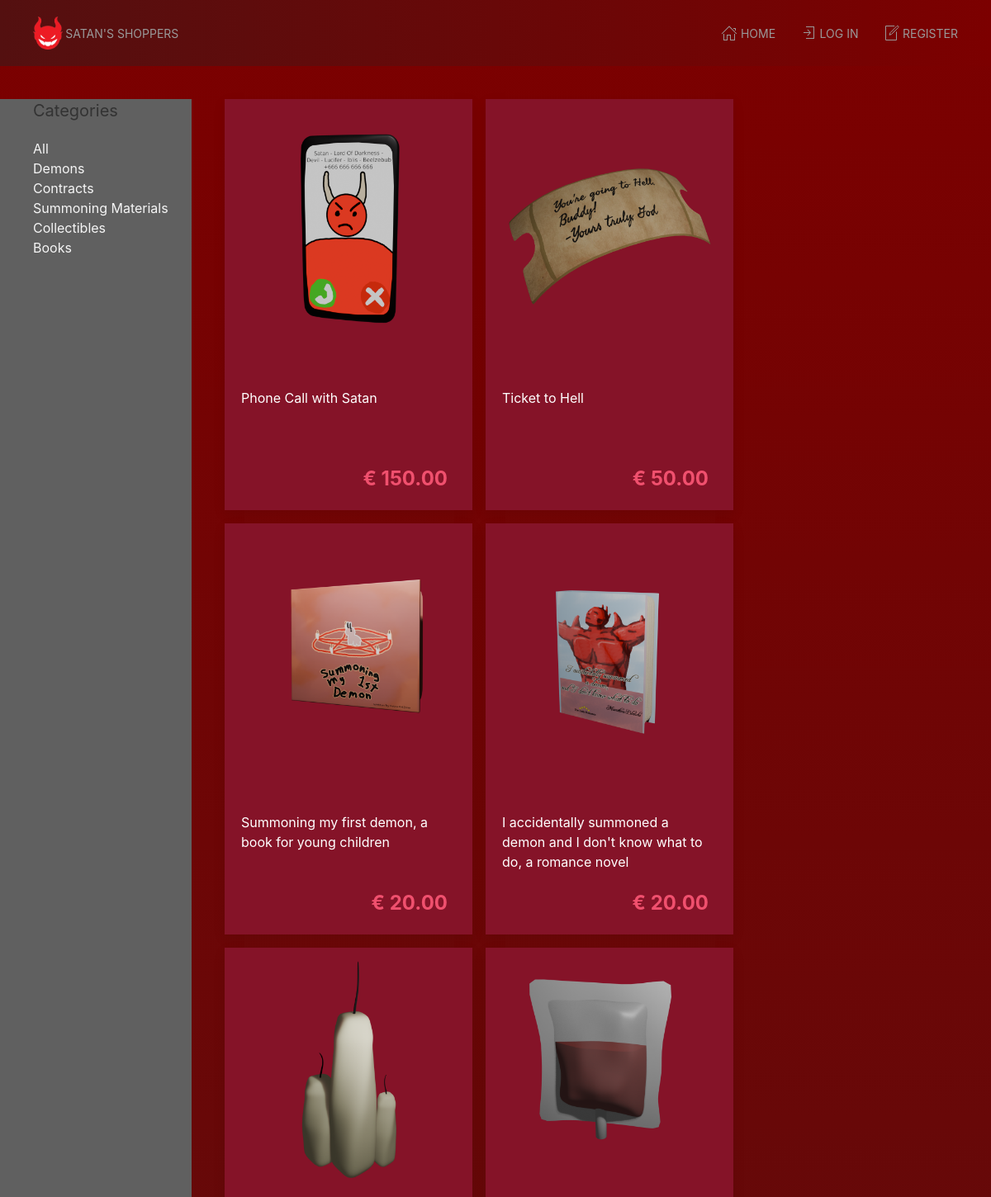
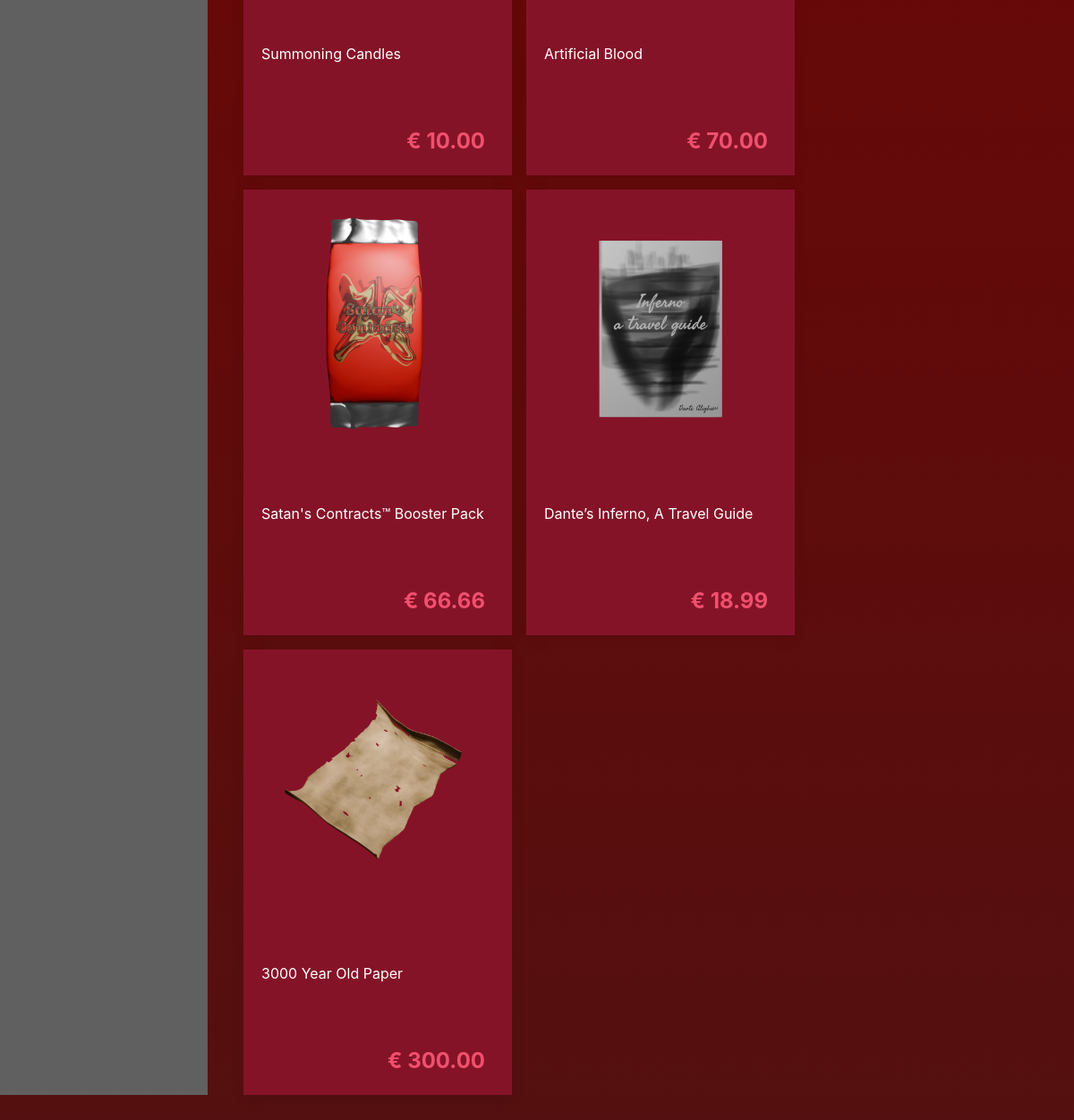
Page /dev/index.php?category=all on the committed database (2 pictures, top to bottom).
### tables this page shows
CREATE TABLE `products` (
  `id` int(11) NOT NULL,
  `price` decimal(6,2) NOT NULL,
  `name` varchar(255) NOT NULL,
  `description` varchar(255) NOT NULL,
  `image` varchar(255) NOT NULL,
  `category_id` int(255) NOT NULL
);

### dev/index.php (the view, shortened to what this page needs)
<?php
include_once("templates/head.inc.php");
$category="";
if($category == ""){
	$statement = $conn->prepare("SELECT * FROM products");
	$statement->execute();
}
else{
	$statement = $conn->prepare("SELECT * FROM products WHERE category_id = ?");
	$statement->execute([$category]);
}
$products = $statement->fetchAll(PDO::FETCH_ASSOC);
?>
   <main class="uk-container uk-padding">
      <div class="uk-grid">
         <section class="uk-width-1-5">
            <h4>Categories</h4>
<a class="uk-link-text" href="?category=all">All</a>
<br>
<a class="uk-link-text" href="?category=demons">Demons</a>
<br>
<a class="uk-link-text" href="?category=contracts">Contracts</a>
<br>
<a class="uk-link-text" href="?category=materials">Summoning Materials</a>
<br>
<a class="uk-link-text" href="?category=collectibles">Collectibles</a>
<br>
<a class="uk-link-text" href="?category=books">Books</a>
         </section>
         <section class="uk-width-4-5">
            <div class="uk-flex uk-flex-home uk-flex-wrap">
            <?php foreach($products as $product): ?>
               <a class="product-card uk-card uk-card-home uk-card-default uk-card-small uk-card-hover"
                  href="product.php?id=<?= $product['id'] ?>">
                  <div class="uk-card-media-top uk-align-center">
                     <img src="<?= 'img/' . $product['image'] ?>" alt="" class="product-image uk-align-center">
                  </div>
                  <div class="uk-card-body uk-card-body-home">
                     <p class="product-card-p"><?= $product['name'] ?></p>
                     <p class="product-card-p uk-text-large uk-text-bold uk-text-danger uk-text-right">
                     &euro; <?= $product['price'] ?>
                     </p>
                  </div>
               </a>
            <?php endforeach; ?>
         </section>
<?php
include_once("templates/foot.inc.php");

### dev/css/style.css (style rules this page uses)
.product-image { width: 300px; height: 300px; }
.product-card, .product-card-p { text-decoration: none !important; color: #666; background-color: #760a1e; }
.uk-card-home, .uk-card-body-home { width: 300px; }
.uk-card-body-home > p { max-width: 250px; }
.uk-card-body-home > p:first-child { min-height: 72px; }
.uk-flex-home, .uk-cart-gap, .uk-card-body-gap { gap: 1rem; }
.product-card-p { background-color: #851328; color:white; }
.product-card { background-color: #851328; }

### rows in the picture
products: image (picture), name "Phone Call with Satan", price "150.00"
products: image (picture), name "Ticket to Hell", price "50.00"
products: image (picture), name "Summoning my first demon, a book for young children", price "20.00"
products: image (picture), name "I accidentally summoned a demon and I don't know what to do, a romance novel", price "20.00"
products: image (picture), name "Summoning Candles", price "10.00"
products: image (picture), name "Artificial Blood", price "70.00"
products: image (picture), name "Satan's Contracts™ Booster Pack", price "66.66"
products: image (picture), name "Dante’s Inferno, A Travel Guide", price "18.99"
products: image (picture), name "3000 Year Old Paper", price "300.00"
